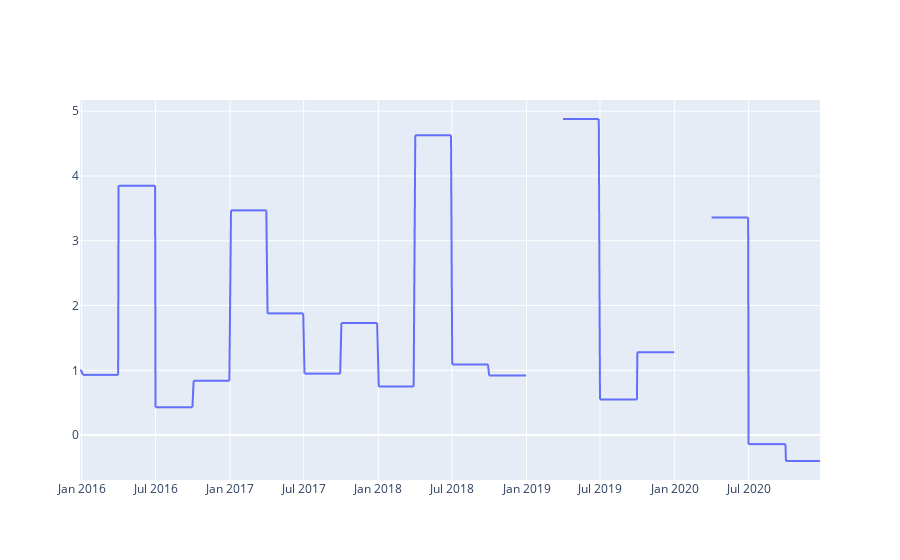

This figure's notebook cell:
### Code cell
fig.add_trace(

    go.Scattergl(x=sym_df.Date, y=sym_df.EarningsPerShareBasic)
)

fig

### Figure 1 — Plotly figure (JSON) as saved in the notebook; plotly's stock layout.template omitted (floating-point values rounded to 4 significant figures; data arrays with more than 128 entries replaced by an {"elided": "..."} marker saying what was removed)
{"data": [{"type": "scattergl", "x": {"elided": "1259 str values"}, "y": {"elided": "1259 float values"}}], "layout": {"autosize": true, "xaxis": {"autorange": true, "range": ["2015-12-28", "2020-12-24"], "type": "date"}, "yaxis": {"autorange": true, "range": [-0.6933, 5.173], "type": "linear"}}}
